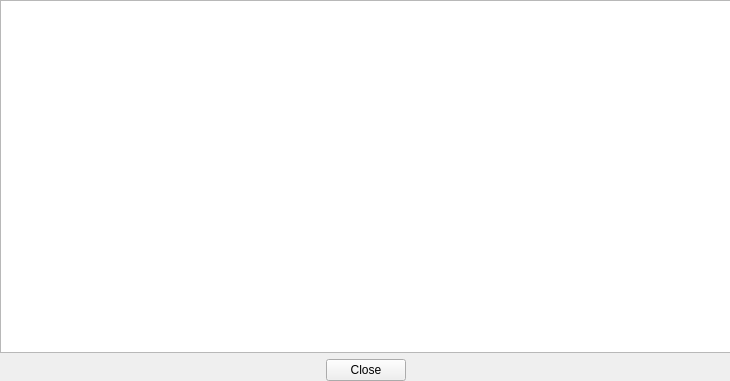
<?xml version="1.0" encoding="UTF-8"?>
<ui version="4.0">
 <class>HelpWindow</class>
 <widget class="QWidget" name="HelpWindow">
  <property name="geometry">
   <rect>
    <x>0</x>
    <y>0</y>
    <width>730</width>
    <height>381</height>
   </rect>
  </property>
  <property name="windowTitle">
   <string>Form</string>
  </property>
  <widget class="QWidget" name="verticalLayoutWidget">
   <property name="geometry">
    <rect>
     <x>0</x>
     <y>0</y>
     <width>731</width>
     <height>381</height>
    </rect>
   </property>
   <layout class="QVBoxLayout" name="verticalLayout">
    <item>
     <widget class="QTextBrowser" name="helpText">
      <property name="enabled">
       <bool>true</bool>
      </property>
      <property name="html">
       <string>&lt;!DOCTYPE HTML PUBLIC &quot;-//W3C//DTD HTML 4.0//EN&quot; &quot;http://www.w3.org/TR/REC-html40/strict.dtd&quot;&gt;
&lt;html&gt;&lt;head&gt;&lt;meta name=&quot;qrichtext&quot; content=&quot;1&quot; /&gt;&lt;style type=&quot;text/css&quot;&gt;
p, li { white-space: pre-wrap; }
&lt;/style&gt;&lt;/head&gt;&lt;body style=&quot; font-family:'Ubuntu'; font-size:11pt; font-weight:400; font-style:normal;&quot;&gt;
&lt;p style=&quot;-qt-paragraph-type:empty; margin-top:12px; margin-bottom:12px; margin-left:0px; margin-right:0px; -qt-block-indent:0; text-indent:0px;&quot;&gt;&lt;br /&gt;&lt;/p&gt;&lt;/body&gt;&lt;/html&gt;</string>
      </property>
     </widget>
    </item>
    <item>
     <layout class="QGridLayout" name="gridLayout">
      <item row="0" column="1">
       <widget class="QPushButton" name="closeButton">
        <property name="text">
         <string>Close</string>
        </property>
       </widget>
      </item>
      <item row="0" column="0">
       <spacer name="horizontalSpacer">
        <property name="orientation">
         <enum>Qt::Horizontal</enum>
        </property>
        <property name="sizeHint" stdset="0">
         <size>
          <width>40</width>
          <height>20</height>
         </size>
        </property>
       </spacer>
      </item>
      <item row="0" column="2">
       <spacer name="horizontalSpacer_2">
        <property name="orientation">
         <enum>Qt::Horizontal</enum>
        </property>
        <property name="sizeHint" stdset="0">
         <size>
          <width>40</width>
          <height>20</height>
         </size>
        </property>
       </spacer>
      </item>
     </layout>
    </item>
   </layout>
  </widget>
 </widget>
 <resources/>
 <connections/>
</ui>
